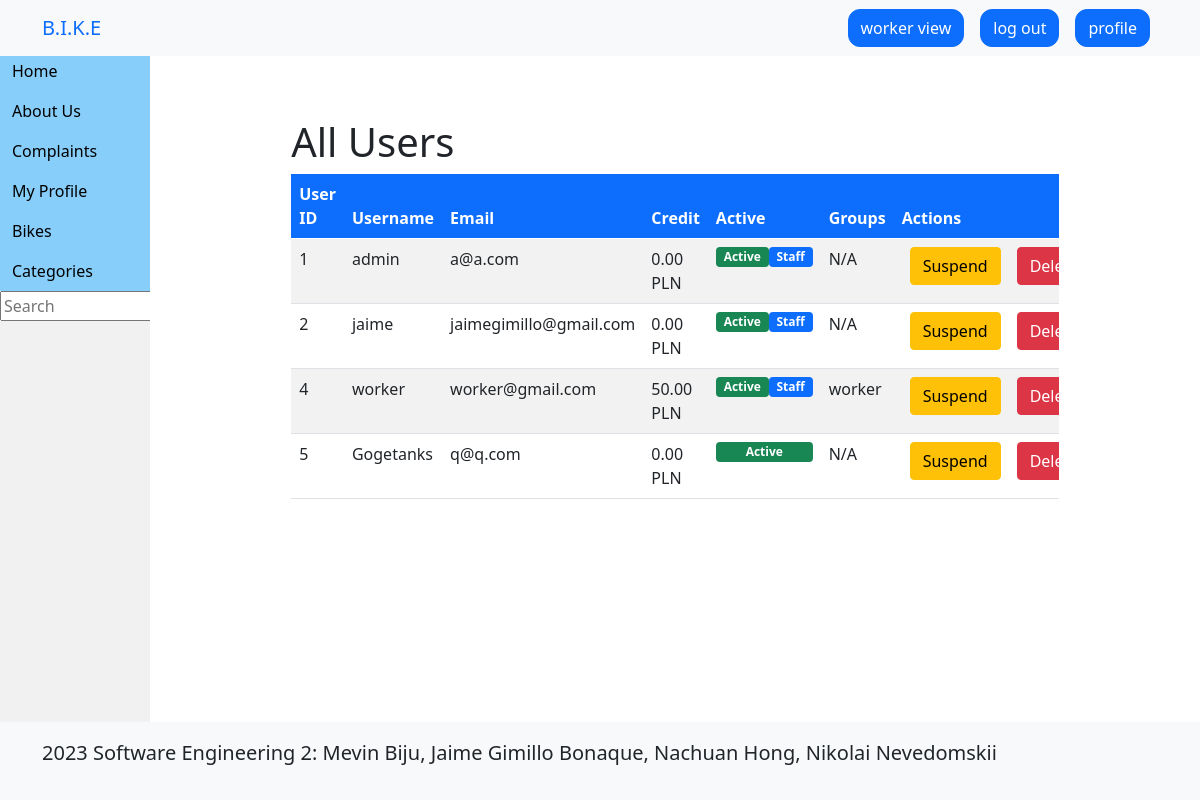
Page /worker/account_management (signed in) on the committed database.
### bike/models.py (models this page shows, shortened)
class User(AbstractUser):
    email = models.EmailField(_('email address'), unique=True)
    credit = models.DecimalField(max_digits=8, decimal_places=2, default=0)
    def is_worker(self):
        return self.groups.filter(name='worker').exists()

### bike/views.py (the view)
# urls.py: path('worker/account_management', views.account_management_request, name='account_management'),
def account_management_request(request):
    user = get_user(request)
    if not user:
        return redirect('login')
    if user.is_worker():
        users = User.objects.all()
        groups = Group.objects.all()
        return render(request, 'worker/account_management.html', {'users': users, 'groups': groups})
    return redirect('home')

### bike/views.py (called while the page is built)
def get_user(request):
    if not request.user.is_authenticated:
        messages.error(request, 'You are must login to perform some actions.')
        return None
    return User.objects.get(username=request.user.username)

### templates/worker/account_management.html
{% extends 'base.html' %}
{% block content %}
<div class="container mt-5">
    <div class="row justify-content-center">
      <div class="col-md-10">
<h1>All Users</h1>
<div class="table-responsive">
<table class="table table-striped table-hover">
  <thead class="bg-primary text-white">
    <tr>
      <th>User ID</th>
      <th>Username</th>
      <th>Email</th>
      <th>Credit</th>
      <th>Active</th>
      <th>Groups</th>
      <th>Actions</th>
    </tr>
  </thead>
  <tbody>
    {% for user in users %}
      <tr>
        <td>{{ user.id }}</td>
        <td>{{ user.username }}</td>
        <td>{{ user.email }}</td>
        <td>{{ user.credit }} PLN</td>
        <td>
            <div class="d-flex">
              {% if user.is_active %}
                <span class="badge bg-success flex-fill">Active</span>
              {% else %}
                <span class="badge bg-danger flex-fill">Inactive</span>
              {% endif %}
              {% if user.is_staff %}
                <span class="badge bg-primary flex-fill">Staff</span>
              {% endif %}
            </div>
        </td>
        <td>
            {% for group in user.groups.all %}
              {{ group.name }}{% if not forloop.last %}, {% endif %}
            {% empty %}
              N/A
            {% endfor %}
        </td>
        <td>
            <div class="btn-group" role="group" aria-label="User Actions">
                <a href="{% url 'deactivate_user' user.id %}"
                    class="btn btn-warning mx-2 rounded"
                    onclick="return confirm('Are you sure you want to deactivate this user?')">
                    Suspend</a>
                <a href="{% url 'delete_user' user.id %}"
                    class="btn btn-danger mx-2 rounded"
                    onclick="return confirm('Are you sure you want to delete this user?')">
                    Delete</a>
            </div>
          </td>
      </tr>
    {% endfor %}
  </tbody>
</table>
</div>
</div>
</div>
</div>
{% endblock %}

### static/css/base.css (style rules this page uses)
html,body { width: 100%; height: 100%; margin: 0; padding: 0; overflow-x: hidden; }

### rows in the picture
User: id "1", username "admin", email "a@a.com", credit "0.00", is_active "Active", is_staff "Staff"
User: id "2", username "jaime", email "jaimegimillo@gmail.com", credit "0.00", is_active "Active", is_staff "Staff"
User: id "4", username "worker", email "worker@gmail.com", credit "50.00", is_active "Active", is_staff "Staff"
User: id "5", username "Gogetanks", email "q@q.com", credit "0.00", is_active "Active"

### other values in the picture
{{ group.name }} "worker"
